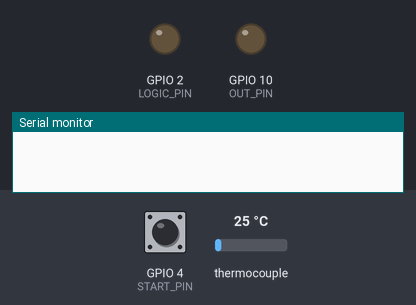
The sketch below on a simulated ESP32-S3. Parts: output pins drawn as LEDs (lit = HIGH), the last lines printed to the serial monitor. The test bench sets the inputs (shaded band); at power-on: GPIO 4 (START_PIN) HIGH, thermocouple 25 °C.

Above: at 1.2 s.
1.3 s: GPIO 4 (START_PIN) pulled LOW for 0.15 s
At 2.6 s:
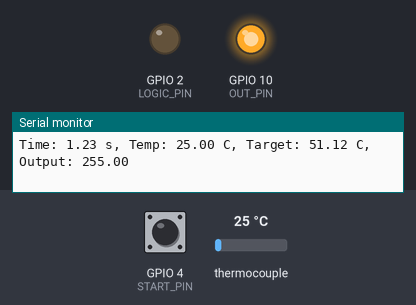
2.9 s: thermocouple set to 75 °C
At 3.4 s:
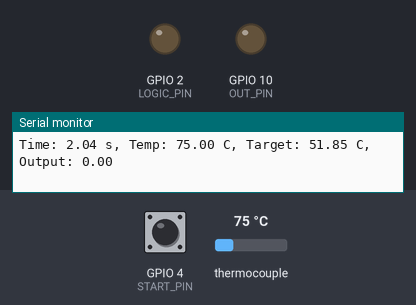
4.4 s: thermocouple set to 6 °C
At 5.2 s:
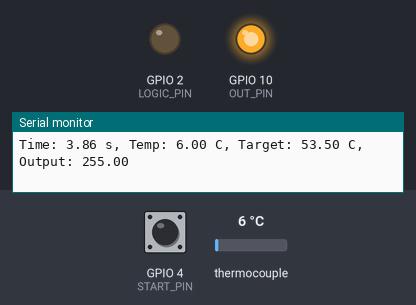
5.9 s: thermocouple set to 150 °C
At 6.9 s:
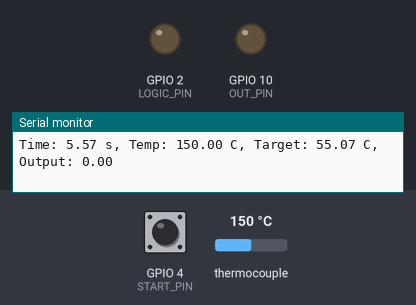
Timing chart, 0 to 8.4 s (numbered marks = the images above; inputs shaded):
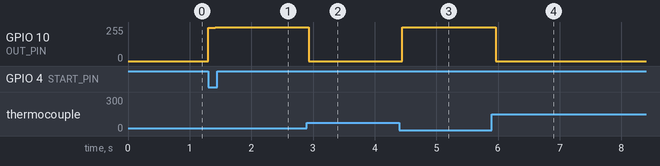

Measured:
- after the input at 1.3 s, GPIO 10 (OUT_PIN): 0/255 → 250/255 at once, → 255/255 0.11 s later
- after the input at 2.9 s, GPIO 10 (OUT_PIN): 255/255 → 0/255 at once
- after the input at 4.4 s, GPIO 10 (OUT_PIN): 0/255 → 255/255 after 0.05 s
- after the input at 5.9 s, GPIO 10 (OUT_PIN): 255/255 → 0/255 after 0.06 s

The sketch:

refactor.ino
```cpp
// Reflow Oven PID Control - Refactored and Simplified
#include <PID_v1.h>
#include <Adafruit_MAX31856.h>

#define DRDY_PIN    5
#define OUT_PIN     10
#define START_PIN   4
#define LOGIC_PIN   2

Adafruit_MAX31856 thermocouple = Adafruit_MAX31856(9);

// PID control variables
double currentTemp, targetTemp, heaterPower;
PID ovenPID(&currentTemp, &heaterPower, &targetTemp, 20, 0, 1, DIRECT);

// Reflow profile segments: {time in sec, temp in C}
const double profile[][2] = {
  {0, 50}, {110, 150}, {290, 185}, {385, 220}, {400, 25}
};
const int profileCount = sizeof(profile) / sizeof(profile[0]);

// Timers
unsigned long startTime;
bool running = false;

void setup() {
  Serial.begin(9600);
  pinMode(OUT_PIN, OUTPUT);
  pinMode(START_PIN, INPUT_PULLUP);
  pinMode(LOGIC_PIN, OUTPUT);

  thermocouple.begin();
  thermocouple.setThermocoupleType(MAX31856_TCTYPE_K);

  ovenPID.SetMode(AUTOMATIC);
  ovenPID.SetOutputLimits(0, 255);  // PWM range
  analogWrite(OUT_PIN, 0);
}

void loop() {
  if (!running && digitalRead(START_PIN) == LOW) {
    startTime = millis();
    running = true;
    Serial.println("Reflow started");
  }

  if (!running) return;

  // Read current temperature
  currentTemp = thermocouple.readThermocoupleTemperature();
  double elapsed = (millis() - startTime) / 1000.0;

  // Determine the current setpoint from profile
  targetTemp = getTargetTemp(elapsed);

  // Compute PID and apply output
  ovenPID.Compute();
  analogWrite(OUT_PIN, (int)heaterPower);

  // End condition
  if (elapsed >= profile[profileCount - 1][0]) {
    running = false;
    analogWrite(OUT_PIN, 0);
    Serial.println("Reflow complete");
  }

  // Optional debug output
  Serial.print("Time: "); Serial.print(elapsed);
  Serial.print(" s, Temp: "); Serial.print(currentTemp);
  Serial.print(" C, Target: "); Serial.print(targetTemp);
  Serial.print(" C, Output: "); Serial.println(heaterPower);

  delay(100);
}

// Interpolates the target temperature from the profile
double getTargetTemp(double timeSec) {
  for (int i = 1; i < profileCount; i++) {
    double t0 = profile[i - 1][0], t1 = profile[i][0];
    double y0 = profile[i - 1][1], y1 = profile[i][1];
    if (timeSec <= t1) {
      double slope = (y1 - y0) / (t1 - t0);
      return y0 + slope * (timeSec - t0);
    }
  }
  return profile[profileCount - 1][1];
}
```
